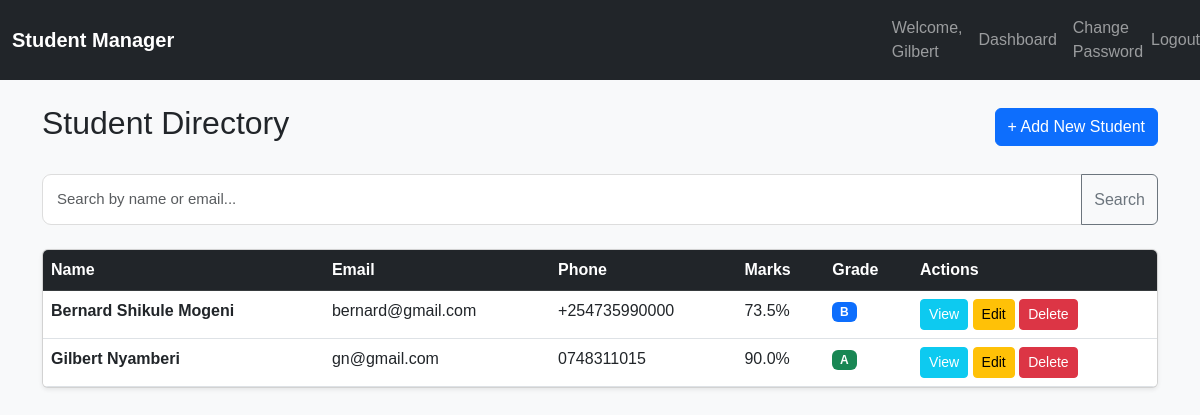
Page /students/ (signed in) on the earlier database version.
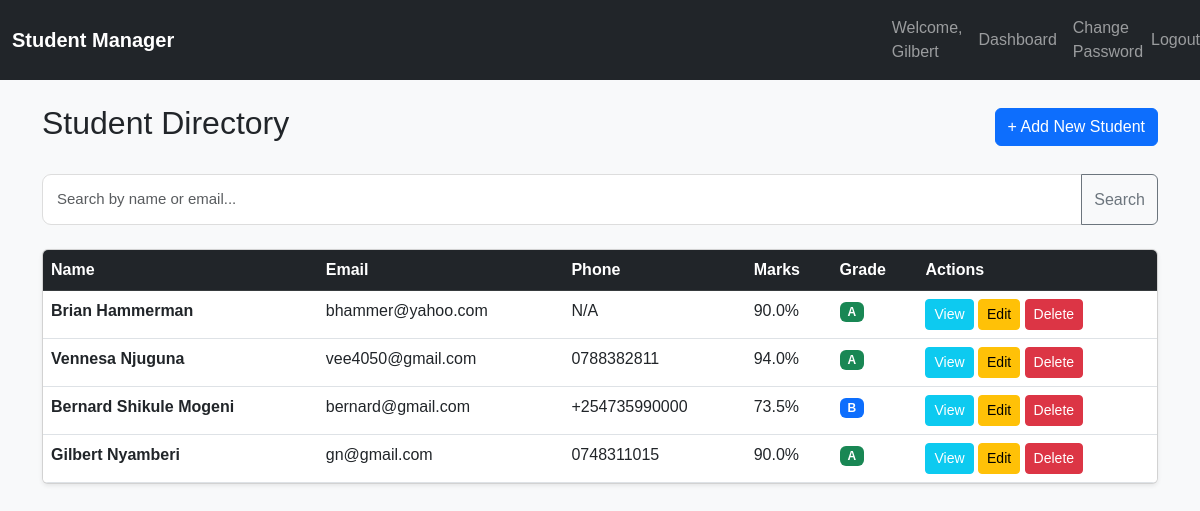
Same page on the later database version.
### student_app/models.py (models this page shows, shortened)
class Student(models.Model):
    name = models.CharField(max_length=100)
    email = models.EmailField(unique=True)
    phone = models.CharField(max_length=20, blank=True, null=True)
    marks = models.FloatField()
    grade = models.CharField(max_length=10, blank=True)
    created_at = models.DateTimeField(auto_now_add=True)

### student_app/views.py (the view)
# urls.py: path('', views.student_list, name='list'),
@login_required
def student_list(request):
    query = request.GET.get('q', '')
    if query:
        students = Student.objects.filter(
            Q(name__icontains=query) | Q(email__icontains=query)
        )
    else:
        students = Student.objects.all().order_by('-created_at')
    return render(request, 'student_app/student_list.html', {
        'students': students,
        'query': query
    })

### templates/student_app/student_list.html (shortened to what this page needs)
{% extends 'base.html' %}
{% block content %}
<div class="d-flex justify-content-between align-items-center mb-4">
    <h2>Student Directory</h2>
    <a href="{% url 'student_app:add' %}" class="btn btn-primary">+ Add New Student</a>
</div>
<form method="get" class="mb-4">
    <div class="input-group">
        <input type="text" name="q" class="form-control" placeholder="Search by name or email..." value="{{ query }}">
        <button class="btn btn-outline-secondary" type="submit">Search</button>
    </div>
</form>
<div class="table-responsive card shadow-sm">
    <table class="table table-hover mb-0">
        <thead class="table-dark">
            <tr>
                <th>Name</th>
                <th>Email</th>
                <th>Phone</th>
                <th>Marks</th>
                <th>Grade</th>
                <th>Actions</th>
            </tr>
        </thead>
        <tbody>
            {% for student in students %}
            <tr>
                <td class="fw-bold">{{ student.name }}</td>
                <td>{{ student.email }}</td>
                <td>{{ student.phone|default:"N/A" }}</td>
                <td>{{ student.marks }}%</td>
                <td>
                    <span class="badge {% if student.grade == 'A' %}bg-success{% elif student.grade == 'Fail' %}bg-danger{% else %}bg-primary{% endif %}">
                        {{ student.grade }}
                    </span>
                </td>
                <td>
                    <a href="{% url 'student_app:detail' student.pk %}" class="btn btn-sm btn-info text-white">View</a>
                    <a href="{% url 'student_app:edit' student.pk %}" class="btn btn-sm btn-warning">Edit</a>
                    <a href="{% url 'student_app:delete' student.pk %}" class="btn btn-sm btn-danger">Delete</a>
                </td>
            </tr>
            {% empty %}
            <tr>
                <td colspan="6" class="text-center py-4 text-muted">No students found.</td>
            </tr>
            {% endfor %}
        </tbody>
    </table>
</div>
{% endblock %}

### templates/base.html (shortened to what this page needs)
{% load static %}
<!DOCTYPE html>
<html lang="en">
<head>
    <link href="https://cdn.jsdelivr.net/npm/bootstrap@5.3.0/dist/css/bootstrap.min.css" rel="stylesheet">
    <link rel="stylesheet" href="{% static 'css/style.css' %}">
</head>
<body class="bg-light">
    <nav class="navbar navbar-expand-lg navbar-dark bg-dark mb-4">
        <div class="container">
            <a class="navbar-brand fw-bold" href="{% url 'student_app:list' %}">Student Manager</a>
        </div>
        <div class="collapse navbar-collapse" id="navbarContent">
            <ul class="navbar-nav ms-auto align-items-center">
                {% if user.is_authenticated %}
                <li class="nav-item">
                    <span class="nav-link">Welcome, {{ user.username }}</span>
                </li>
                    <li class="nav-item">
                        <a class="nav-link" href="{% url 'student_app:list' %}">Dashboard</a>
                    </li>
                    <li class="nav-item">
                        <a class="nav-link" href="{%url 'password_change' %}">Change Password</a>
                    </li>
                    <li class="nav-item">
                        <form method="post" action="{%url 'logout' %}"class="d-inline">
                            <button type="submit" class="btn btn-link nav-link" style="display: inline; padding: 0; border: none; background: none;">Logout</button>
                        </form>
                {% endif %}
            </ul>
        </div>
    </nav>
    <div class="container">
        {% block content %}
        {% endblock %}
    </div>
</body>
</html>

### student_app/static/css/style.css (style rules this page uses)
* { box-sizing: border-box; }
body { margin: 0; font-family: Arial, Helvetica, sans-serif; }
.form-group input, .form-control { width: 100%; padding: 13px 14px; border: 1px solid #dddddd; border-radius: 9px; background: #ffffff; color: #222222; font-size: 15px; outline: none; transition: border-color 0.2s, box-shadow 0.2s; }

Differences in the rows shown:
added Student: name "Brian Hammerman", email "bhammer@yahoo.com", phone "N/A", marks "90.0", grade "A"
added Student: name "Vennesa Njuguna", email "vee4050@gmail.com", phone "0788382811", marks "94.0", grade "A"
